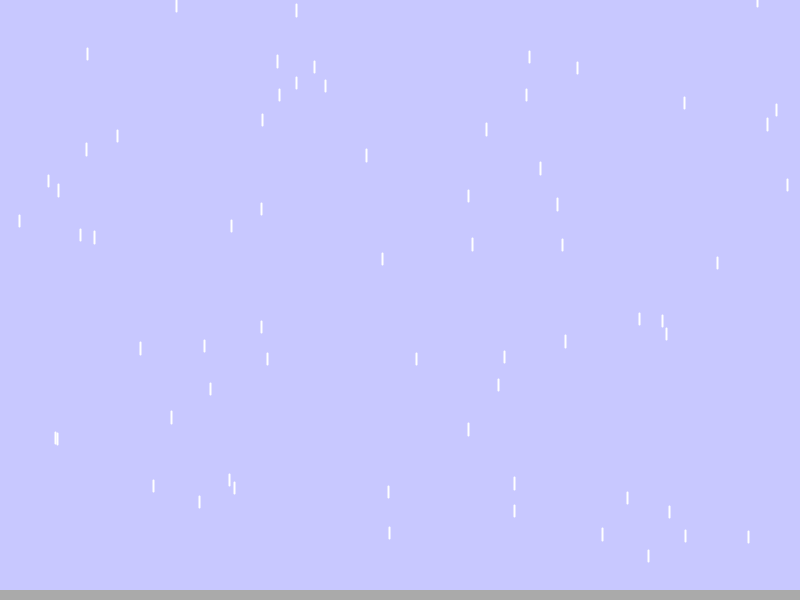
Frame 1 (no input)
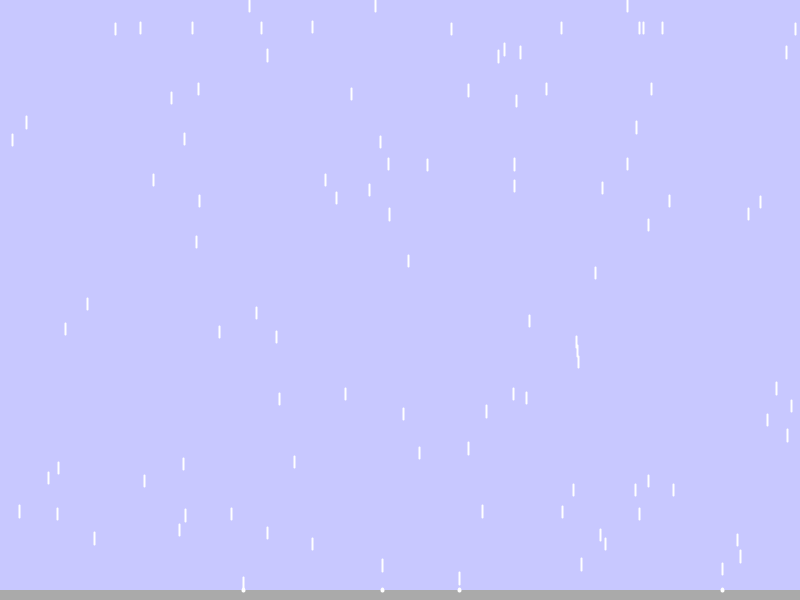
Frame 60 (the mouse pressed at the canvas centre just before this capture)
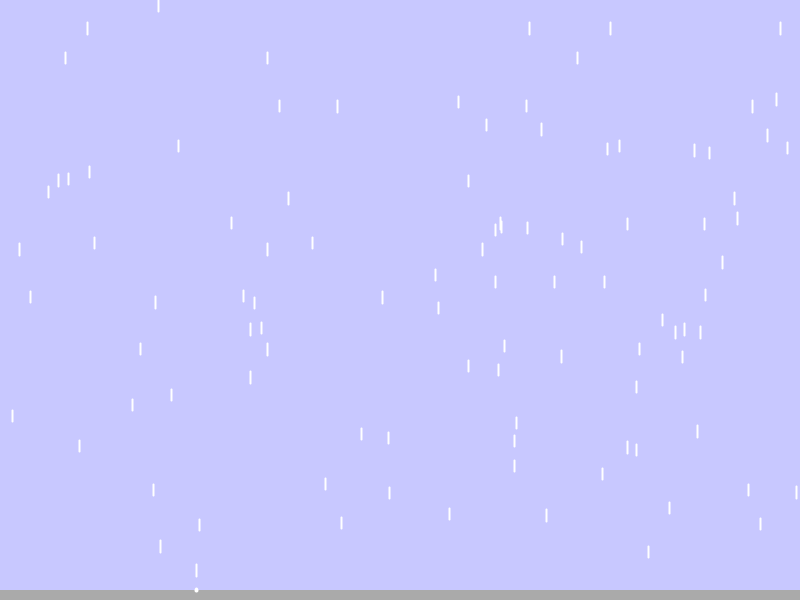
Frame 120 (the mouse held since frame 60 and released just before this capture)

The Processing sketch that drew these frames (run headless with seeded random() and noise(); from frame 60 on, the mouse is pressed at the canvas centre):

// Processing sketch: processing_163769
// ── processing_163769.pde

float[] y = new float[100];
float[] x = new float[100];
float v = random(20,30);
float a = 0;
float l = random(10,15);
int log = 0;

void setup()
{
 size(800,600);
 frameRate(60); 
 for(int i=0;i<100;i++)
 {
 x[i] = random(800);
 y[i] = random(-400,600);
 }
}

void draw()
{ 
  background(200,200,255,200);
  noStroke();
  fill(170);
  rect(0,590,800,20);
 for(int i=0;i<100;i++)
 {
  stroke(255,255,255,255);
  strokeWeight(2);
  line(x[i],y[i],x[i],y[i]+l);
  v=v+a;
  y[i]=y[i]+v;
 
  if(y[i]>580)
{
  stroke(255,255,255,400);
  ellipse(x[i],590,2,3);
  y[i]=0;
  v=random(20,30);

 }
}

log ++;
if(log%40==0)
{for(int i=0;i<50;i++)
 {
 x[i] = random(800);
}}
}
